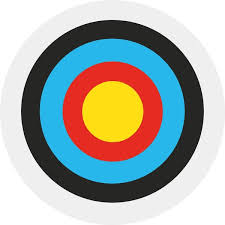
#> input picture Image Processing/download.jpeg, 225 x 225 px
$ python 5.2.py
#> lines starting #> are read from the running program, lines starting #| are printed output that depends on the picture
import cv2
import numpy as np
img=cv2.imread('download.jpeg',0)
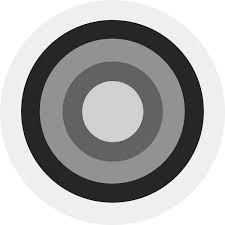
#> img: shape (225, 225); min 0, max 255, mean 172.3
cv2.imshow('input image',img)
imf=np.float32(img)
dst=cv2.dct(imf,cv2.DCT_INVERSE)
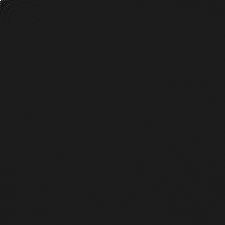
#> dst: shape (225, 225) float32; min -4776.4, max 38758.2, mean 1.1; drawn with min black and max white
img1=cv2.idct(dst)
img1=np.uint8(img)
cv2.imshow('dct of input image',dst)
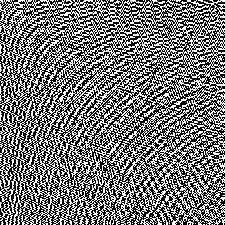
#> window 'dct of input image': shape (225, 225); min 0, max 255, mean 118.9
cv2.imshow('reconstructed image',img1)
cv2.waitKey(0)
cv2.destroyAllWindows()
